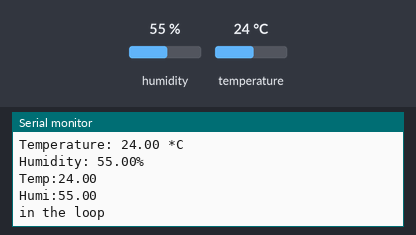
Bench run of a sketch on a simulated ESP32. Parts: the last lines printed to the serial monitor. Inputs (shaded band) come from the test bench; at power-on: humidity 55 %, temperature 24 °C.

Above: at 1.6 s.
1.7 s: humidity set to 22 %
At 4.7 s:
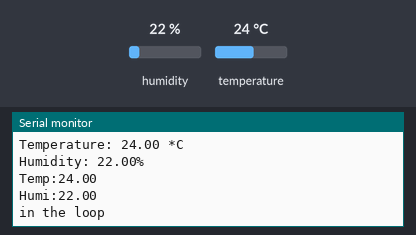
5.6 s: temperature set to 12 °C
At 7.1 s:
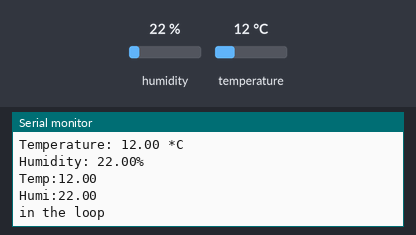
9.5 s: humidity set to 40 %
At 13.2 s:
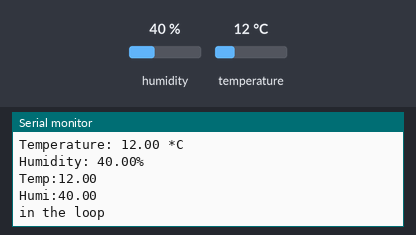
Timing chart, 0 to 14.7 s (numbered marks = the images above; inputs shaded):
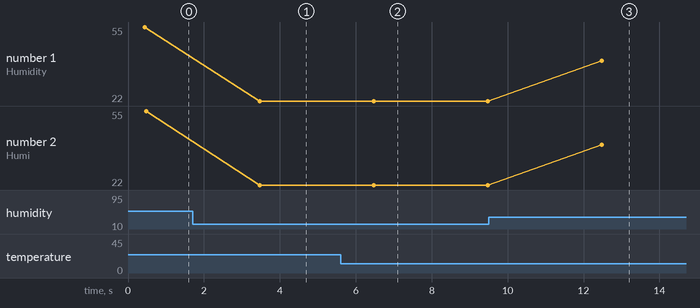

The sketch:

esp32.HT.DHT2211.task.queue.181118.ino
```cpp
#include <Adafruit_Sensor.h>
#include <DHT.h>
#include <DHT_U.h>

#define DHTPIN         17       // Pin which is connected to the DHT sensor.

// Uncomment the type of sensor in use:
//#define DHTTYPE           DHT11     // DHT 11
#define DHTTYPE           DHT22     // DHT 22 (AM2302)
//#define DHTTYPE           DHT21     // DHT 21 (AM2301)

// See guide for details on sensor wiring and usage:
//   https://learn.adafruit.com/dht/overview

DHT_Unified dht(DHTPIN, DHTTYPE);

uint32_t delayMS;

QueueHandle_t squeue;
int queueSize=4;

float sensors[2];


void taskDHT22( void * parameter)
{
  const TickType_t xDelay = 3000 / portTICK_PERIOD_MS; // portTICK_PERIOD is 1 ms
  //float temp,humi;
  float sensors[2];
  // Get temperature event and print its value.
  while(true)
  {
  sensors_event_t event;
  dht.temperature().getEvent(&event);
  if (isnan(event.temperature)) {
    Serial.println("Error reading temperature!");
  }
  else {
    Serial.print("Temperature: ");
    sensors[0]=(float)event.temperature;
    Serial.print(sensors[0]);
    Serial.println(" *C");
  }
  // Get humidity event and print its value.
  dht.humidity().getEvent(&event);
  if (isnan(event.relative_humidity)) {
    Serial.println("Error reading humidity!");
  }
  else {
    Serial.print("Humidity: ");
    sensors[1]=(float)event.relative_humidity;
    Serial.print(sensors[1]);
    Serial.println("%");
  }
  xQueueSend(squeue,(float *)sensors,0);
  vTaskDelay(xDelay);
  }
}

void setup() {
  Serial.begin(9600);
  // Initialize device.
  dht.begin();
  Serial.println("DHTxx Unified Sensor Example");
  // Print temperature sensor details.
  sensor_t sensor;
  dht.temperature().getSensor(&sensor);
  Serial.println("------------------------------------");
  Serial.println("Temperature");
  Serial.print  ("Sensor:       "); Serial.println(sensor.name);
  Serial.print  ("Driver Ver:   "); Serial.println(sensor.version);
  Serial.print  ("Unique ID:    "); Serial.println(sensor.sensor_id);
  Serial.print  ("Max Value:    "); Serial.print(sensor.max_value); Serial.println(" *C");
  Serial.print  ("Min Value:    "); Serial.print(sensor.min_value); Serial.println(" *C");
  Serial.print  ("Resolution:   "); Serial.print(sensor.resolution); Serial.println(" *C");
  Serial.println("------------------------------------");
  // Print humidity sensor details.
  dht.humidity().getSensor(&sensor);
  Serial.println("------------------------------------");
  Serial.println("Humidity");
  Serial.print  ("Sensor:       "); Serial.println(sensor.name);
  Serial.print  ("Driver Ver:   "); Serial.println(sensor.version);
  Serial.print  ("Unique ID:    "); Serial.println(sensor.sensor_id);
  Serial.print  ("Max Value:    "); Serial.print(sensor.max_value); Serial.println("%");
  Serial.print  ("Min Value:    "); Serial.print(sensor.min_value); Serial.println("%");
  Serial.print  ("Resolution:   "); Serial.print(sensor.resolution); Serial.println("%");
  Serial.println("------------------------------------");

  // Set delay between sensor readings based on sensor details.
     xTaskCreate(
                    taskDHT22,          /* Task function. */
                    "taskDHT22",        /* String with name of task. */
                    10000,            /* Stack size in words. */
                    NULL,             /* Parameter passed as input of the task */
                    1,                /* Priority of the task. */
                    NULL);            /* Task handle. */

squeue = xQueueCreate(queueSize,2*sizeof(float));

}

void loop() {
  float sensors[2];
  Serial.println("in the loop");
  xQueueReceive(squeue,(float *)sensors,10000);
  Serial.print("Temp:");Serial.println(sensors[0]);
  Serial.print("Humi:");Serial.println(sensors[1]);

}
```

Measured:
- after the input at 1.7 s, the serial monitor: prints a new line after 1.8 s (image 1)
- after the input at 5.6 s, the serial monitor: prints a new line after 0.87 s (image 2)
- after the input at 9.5 s, the serial monitor: prints a new line after 3.0 s (image 3)
- plotted number 1: 22 → 40 after the input at 9.5 s
- plotted number 2: 22 → 40 after the input at 9.5 s
